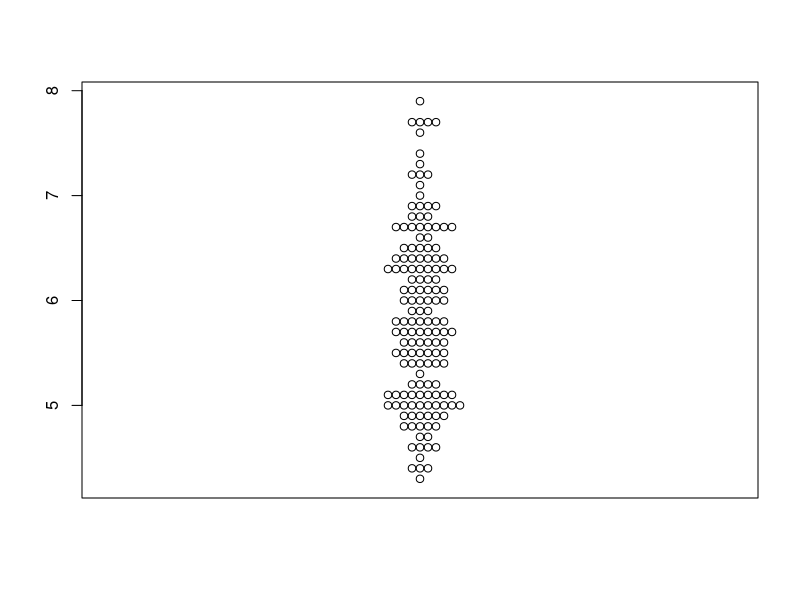
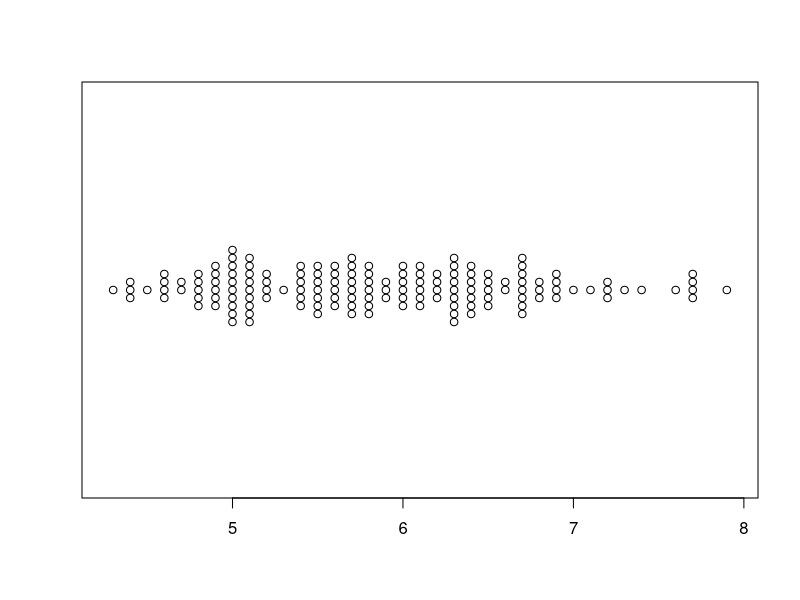
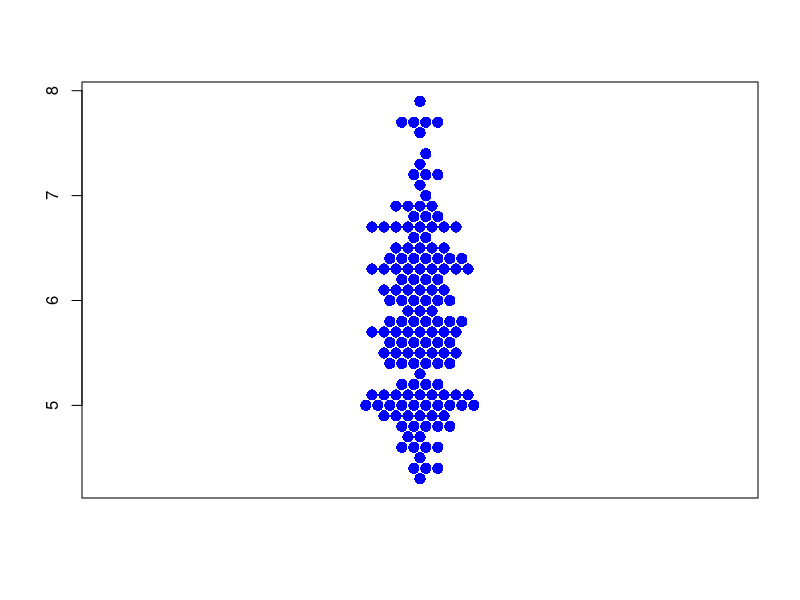
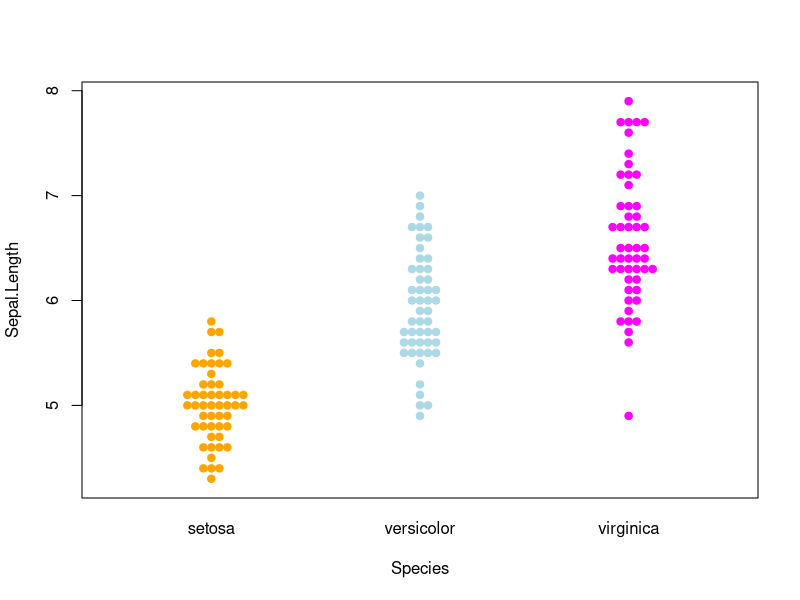
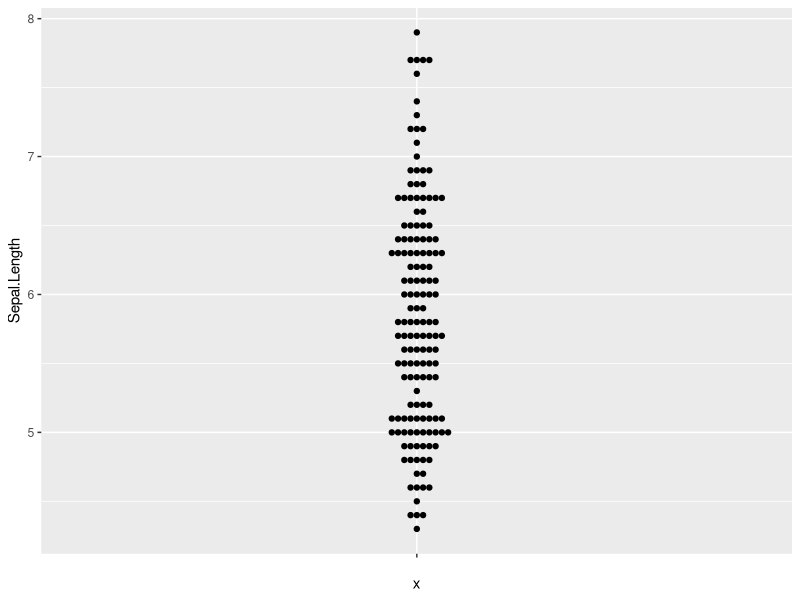
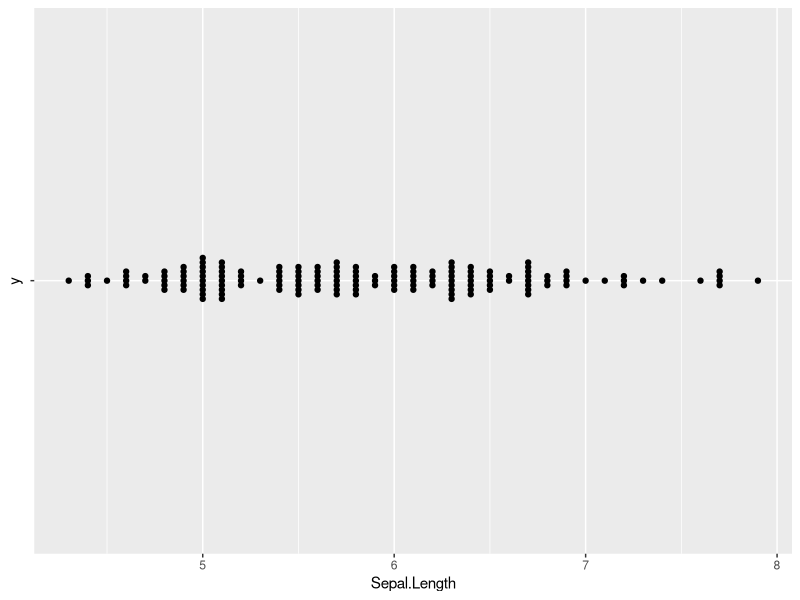
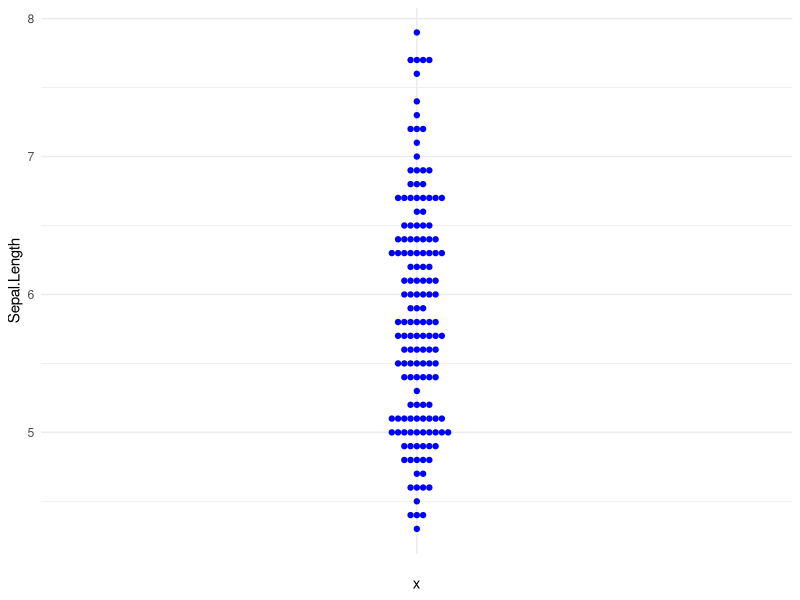
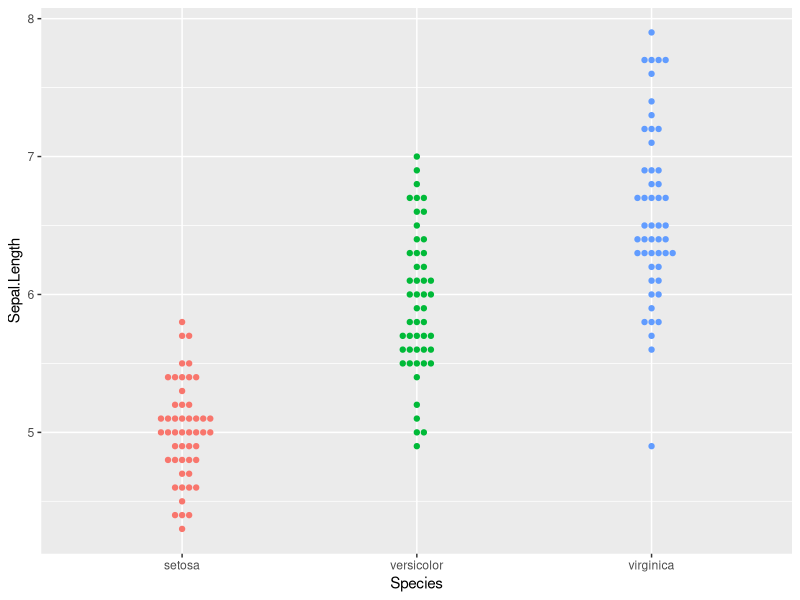

Source code (R) for these figures, in order:
## ---- chunk 1
#| fig-cap: 群峰图使用的R包和数据集
library(beeswarm)
library(ggplot2)
library(ggbeeswarm)
data(iris)
knitr::kable(head(iris))
## ---- chunk 2
#| fig-cap: 最简单的群峰图
beeswarm(iris$Sepal.Length)
## ---- chunk 3
#| fig-cap: 翻转坐标轴的群峰图
beeswarm(iris$Sepal.Length, horizontal=TRUE)
## ---- chunk 4
#| fig-cap: 自定义的群峰图
beeswarm(
  iris$Sepal.Length,
  pch=16, # 点的形状
  col='blue', # 点的颜色
  cex=1.5, # 点的大小
)
## ---- chunk 5
#| fig-cap: 分组的群峰图
beeswarm(
  Sepal.Length ~ Species, 
  data=iris,
  col=c("orange", "lightblue", "magenta"),
  pch = 19, # fill the dots
#   corral = "gutter" # 使用“gutter”方法来处理重叠,边缘裁切
)
## ---- chunk 6
#| fig-cap: 最基本的geom_beeswarm
ggplot(iris,aes(y=Sepal.Length,x='')) +
  geom_beeswarm()
## ---- chunk 7
#| fig-cap: 翻转坐标轴的geom_beeswarm
ggplot(iris,aes(x=Sepal.Length,y='')) +
  geom_beeswarm()
## ---- chunk 8
#| fig-cap: 自定义颜色的geom_beeswarm
ggplot(iris,aes(y=Sepal.Length,x='')) +
  geom_beeswarm(color='blue') +
  theme_minimal()
## ---- chunk 9
#| fig-cap: 分组的geom_beeswarm
ggplot(iris,aes(x=Species, y=Sepal.Length, colour=Species)) +
  geom_beeswarm() + 
  theme(legend.position = "none")
## ---- chunk 10
#| fig-cap: 自定义主题的分组geom_beeswarm
ggplot(iris,aes(x=Species, y=Sepal.Length, colour=Species)) +
  geom_beeswarm() +
  scale_color_manual(values=c("#999999", "#E69F00", "#56B4E9")) +
  theme_minimal() + 
  theme(legend.position = "none")
